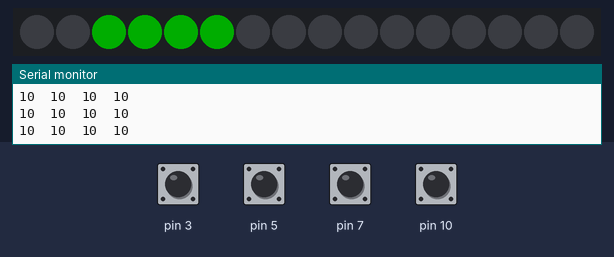
The sketch below on a simulated Arduino Uno, built with avr-gcc and run on an emulated ATmega328P. Parts: 16 RGB LEDs in strip order, left to right, the last lines printed to the serial monitor. The test bench sets the inputs (shaded band); at power-on: pin 3, pin 5, pin 7, pin 10 HIGH. Dim RGB values are drawn brighter than linear; random numbers use the default seed unless the sketch sets one.

Above: at 6.5 s.
6.6 s: pin 3 pulled LOW for 0.2 s
At 9.4 s:
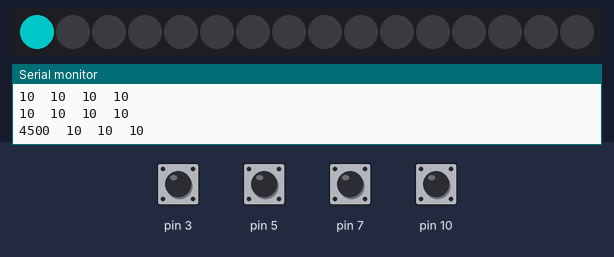
9.8 s: pin 7 pulled LOW for 1 s
At 12.0 s:
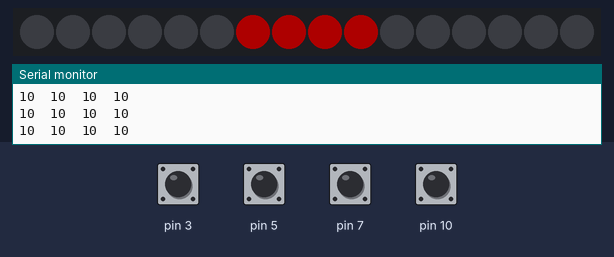
12.3 s: pin 5 pulled LOW for 0.2 s
At 14.1 s:
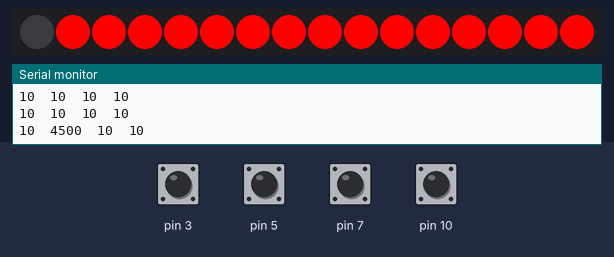
15.5 s: pin 7 pulled LOW for 1 s
At 16.68 s:
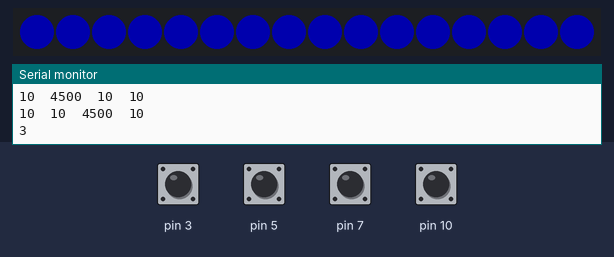
18.6 s: pin 10 pulled LOW for 0.2 s
21.8 s: pin 5 pulled LOW for 1 s
At 30.9 s:
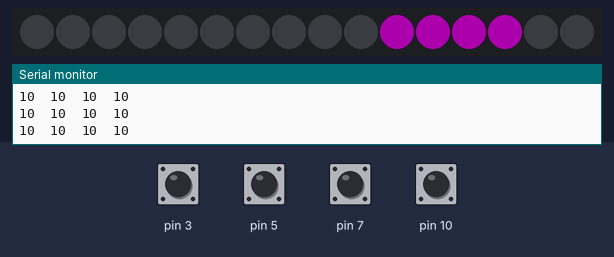

The sketch:

SimonZegtV1.1.ino
```cpp
/**
 *  Deze Code is compleet geschreven door Tom Zevering
 *  Pinouts available hier: (Voeg link toe met foto van pinouts)
 *
 */
//Libraries
#include <CapacitiveSensor.h> //Capacative sensor Library
#include <Adafruit_NeoPixel.h> //Neopixel Library

//Deze variable zijn puur om te debuggen
bool debugConsole = false;
int capTreshold = 100; //De gevoeligheid van de sensor
int mode = 0; //de startmode van de SWITCH
int zone = 1; //Word gebruikt om de zones te tracken.
bool next = true; //Word gebruikt voor het spel als controlle waarde.
int zoneOud = 0; //Word gebruikt om de randomiser te beinvloeden.
bool gedrukt;
int punten=0;
int timersnelheid=30; //Het aantal deca-seconden voordat een pin een timeout geeft omdat er niet word gedrukt.

//Capacasive sensor Benodigdheden
CapacitiveSensor sensor1 = CapacitiveSensor(2, 3); //Pin 3 sensor
CapacitiveSensor sensor2 = CapacitiveSensor(4, 5); //Pin 5 sensor
CapacitiveSensor sensor3 = CapacitiveSensor(6, 7); //Pin 7 sensor
CapacitiveSensor sensor4 = CapacitiveSensor(9, 10); //Pin 10 sensor
long measurement1;
long measurement2;
long measurement3;
long measurement4;
bool cap1;
bool cap2;
bool cap3;
bool cap4;

//NeoPixel Benodigdheden
#define PIXEL_PIN   13
#define PIXEL_COUNT 16
Adafruit_NeoPixel strip(PIXEL_COUNT, PIXEL_PIN, NEO_GRB + NEO_KHZ800);

void setup() {
  Serial.begin(9600);
  strip.begin(); // Initialize NeoPixel strip object (REQUIRED)
  strip.show();  // Initialize all pixels to 'off'
  pinMode(LED_BUILTIN, OUTPUT); //Zet de onboard Led aan
  digitalWrite(LED_BUILTIN, HIGH);
  neoPixelStartup();
}

void loop() {
  sensorMeting(); //Leest de grove waarden van de sensor.
  capacativenRegister(); //Zet de waarde van de sensor om naar boolians
  hetSpel(); //De basis code van het simon zegt spel.
}
```

Voids.ino
```cpp
void debug1() { //Als debug om de waarde te lezen.
  Serial.print(measurement1);
  Serial.print("\t");
  Serial.print(measurement2);
  Serial.print("\t");
  Serial.print(measurement3);
  Serial.print("\t");
  Serial.println(measurement4);
}


void capacativenRegister() { //Zal de boolian van de knoppen updaten.
  gedrukt = false;
  if (measurement1 > capTreshold) { //Cap 1
    cap1 = true;
    gedrukt = true;
    if (debugConsole == true) {
      Serial.println("cap1 True");
    }
  }
  else {
    cap1 = false;
  }
  if (measurement2 > capTreshold) { //Cap 2
    cap2 = true;
    gedrukt = true;
    if (debugConsole == true) {
      Serial.println("cap2 True");
    }
  }
  else {
    cap2 = false;
  }
  if (measurement3 > capTreshold) { //Cap 3
    cap3 = true;
    gedrukt = true;
    if (debugConsole == true) {
      Serial.println("cap3 True");
    }
  }
  else {
    cap3 = false;
  }
  if (measurement4 > capTreshold) { //Cap 4
    cap4 = true;
    gedrukt = true;
    if (debugConsole == true) {
      Serial.println("cap4 True");
    }
  }
  else {
    cap4 = false;
  }
  delay(40);
}


void sensorMeting() {//Leest de waardes van de sensor af
  measurement1 =  sensor1.capacitiveSensor(30);
  measurement2 =  sensor2.capacitiveSensor(30);
  measurement3 =  sensor3.capacitiveSensor(30);
  measurement4 =  sensor4.capacitiveSensor(30);
  delay(40);
  debug1(); //Deze void print alle sensorwaarden in de serial window
}

void neoPixelStartup() { //Regelt de start Cyclus van de NeoPixel
  neoPixelWipe(strip.Color(  100, 0,   0), 100);
  neoPixelWipe(strip.Color(  0, 100,   0), 50);
  neoPixelWipe(strip.Color(  0, 0,   0), 10);
  neoPixelZone2(strip.Color(  0, 200,   127), 50); //beach blue
  neoPixelZone1(strip.Color(  255, 100,   20), 50); //Goud kleur
  neoPixelZone4(strip.Color(  151, 22,   191), 50); //bronze
  neoPixelZone3(strip.Color(  200, 50,  20), 50); //amethyst
  delay(1500);
  neoPixelWipe(strip.Color(  0, 0,   0), 10);
}

//De code om de 4 individuele zones aan/ uit te zetten.
void neoPixelZone1(uint32_t color, int wait) {
  for (int i = 6; i <= 9; i++) { // For each pixel in strip...
    strip.setPixelColor(i, color);         //  Set pixel's color (in RAM)
    strip.show();                          //  Update strip to match
    delay(wait);                           //  Pause for a moment
  }
}

void neoPixelZone2(uint32_t color, int wait) {
  for (int i = 2; i <= 5; i++) { // For each pixel in strip...
    strip.setPixelColor(i, color);         //  Set pixel's color (in RAM)
    strip.show();                          //  Update strip to match
    delay(wait);                           //  Pause for a moment
  }
}

void neoPixelZone3(uint32_t color, int wait) {
  for (int i = 14; i <= 16; i++) { // For each pixel in strip...
    strip.setPixelColor(i, color);         //  Set pixel's color (in RAM)
    strip.show();                          //  Update strip to match
    delay(wait);                           //  Pause for a moment
  }
  for (int i = 0; i <= 1; i++) { // For each pixel in strip...
    strip.setPixelColor(i, color);         //  Set pixel's color (in RAM)
    strip.show();                          //  Update strip to match
    delay(wait);                           //  Pause for a moment
  }
}

void neoPixelZone4(uint32_t color, int wait) {
  for (int i = 10; i <= 13; i++) { // For each pixel in strip...
    strip.setPixelColor(i, color);         //  Set pixel's color (in RAM)
    strip.show();                          //  Update strip to match
    delay(wait);                           //  Pause for a moment
  }

}

void neoPixelWipe(uint32_t color, int wait) {
  for (int i = 0; i <= strip.numPixels(); i++) { // For each pixel in strip...
    strip.setPixelColor(i, color);         //  Set pixel's color (in RAM)
    strip.show();                          //  Update strip to match
    delay(wait);                           //  Pause for a moment
  }
}

void neoPixelController(int mode, bool next) {
  switch (mode) {
    case 1:
      neoPixelZone1(strip.Color(  50, 0,   0), 10);    // Black/off
      neoPixelZone2(strip.Color(  0, 0,   0), 10);
      neoPixelZone3(strip.Color(  0, 0,   0), 10);
      neoPixelZone4(strip.Color(  0, 0,   0), 10);
      next = false;
      break;
    case 2:
      neoPixelZone2(strip.Color(  0, 50,   0), 10);    // Groen
      neoPixelZone1(strip.Color(  0, 0,   0), 10);
      neoPixelZone3(strip.Color(  0, 0,   0), 10);
      neoPixelZone4(strip.Color(  0, 0,   0), 10);
      next = false;
      break;
    case 3:
      neoPixelZone3(strip.Color(  0, 0,   50), 10);    // Blauw
      neoPixelZone1(strip.Color(  0, 0,   0), 10);
      neoPixelZone2(strip.Color(  0, 0,   0), 10);
      neoPixelZone4(strip.Color(  0, 0,   0), 10);
      next = false;
      break;
    case 4:
      neoPixelZone4(strip.Color(  50, 0,   50), 10);    // Paars
      neoPixelZone1(strip.Color(  0, 0,   0), 10);
      neoPixelZone2(strip.Color(  0, 0,   0), 10);
      neoPixelZone3(strip.Color(  0, 0,   0), 10);
      next = false;
      break;
  }
}

//De basiscode van het spelletje, hier word de zone gekozen
//en gecontrolleerd of de juiste knop is aangeraakt
void hetSpel() {
  zoneOud = zone; //Deze code kiest een random zone, en zal de kans op een dubbelle zone verkleinen.
  zone = random(1, 5);
  if (zone = zoneOud) {
    zone = random(1, 5);
  }
  Serial.println(zone);

  while (cap1 == true && cap2 == true && cap3 == true && cap4 == true) {
    foutAntwoord(); //Deze code weerhoud je er van alle 4 de knoppen tegelijkertijd in te drukken.
  }
  if (zone == 1) {
    neoPixelController(1, true); //neoPixelController(int "Zone", bool "true");
    int timer = timersnelheid; //zet de waarde voor de timeout pin
    while (gedrukt == false) {
      sensorMeting(); //Leest de grove waarden van de sensor.
      capacativenRegister(); //Zet de waarde van de sensor om naar boolians
      timer--;
      if (timer <= 0) {
        break;
        foutAntwoord();
      }
    }
    if (cap1 == true) {
      neoPixelWipe(strip.Color(  100, 0,   0), 5);
      goedAntwoord();
      delay(100);
    }
    else {
      foutAntwoord();
    }
    neoPixelWipe(strip.Color(  20, 20,   20), 5);
    delay(100);
  }
  if (zone == 2) {
    neoPixelController(2, true); //neoPixelController(int "Zone", bool "true");
    int timer = timersnelheid; //zet de waarde voor de timeout pin
    while (gedrukt == false) {
      sensorMeting(); //Leest de grove waarden van de sensor.
      capacativenRegister(); //Zet de waarde van de sensor om naar boolians
      timer--;
      if (timer <= 0) {
        break;
        foutAntwoord();
      }
    }
    if (cap2 == true) {
      neoPixelWipe(strip.Color(  0, 100,   0), 5);
      goedAntwoord();
      delay(100);
    }
    else {
      foutAntwoord();
    }
    neoPixelWipe(strip.Color(  20, 20,   20), 5);
    delay(100);
  }
  if (zone == 3) {
    neoPixelController(3, true); //neoPixelController(int "Zone", bool "true");
    int timer = timersnelheid; //zet de waarde voor de timeout pin
    while (gedrukt == false) {
      sensorMeting(); //Leest de grove waarden van de sensor.
      capacativenRegister(); //Zet de waarde van de sensor om naar boolians
      timer--;
      if (timer <= 0) {
        break;
        foutAntwoord();
      }

    }
    if (cap3 == true) {
      neoPixelWipe(strip.Color(  0, 0,   50), 5);
      goedAntwoord();
      delay(100);
    }
    else {
      foutAntwoord();
    }

    neoPixelWipe(strip.Color(  20, 20,   20), 0);
    delay(100);
  }
  if (zone == 4) {
    neoPixelController(4, true); //neoPixelController(int "Zone", bool "true");
    int timer = timersnelheid; //zet de waarde voor de timeout pin
    while (gedrukt == false) {
      sensorMeting(); //Leest de grove waarden van de sensor.
      capacativenRegister(); //Zet de waarde van de sensor om naar boolians
      timer--;
      if (timer <= 0) {
        break;
        foutAntwoord();
      }
    }
    if (cap4 == true) {
      neoPixelWipe(strip.Color(  50, 0,   50), 5);
      goedAntwoord();
      delay(100);
    }
    else {
      foutAntwoord();
    }
    neoPixelWipe(strip.Color(  20, 20,   20), 0);
    delay(100);
  }
}

void goedAntwoord() {
  punten++;
}


void foutAntwoord() { //Laat het aantal punten zien na een fout antwoord.
  neoPixelWipe(strip.Color(  255, 0,   0), 5);
  delay(1500);
  neoPixelWipe(strip.Color(  0, 0,   0), 5);
  punten - 1;
  neoPixelWipeCustom(strip.Color(  0,  100,    100), 200, punten);
  neoPixelWipeCustom(strip.Color(  100, 50,   10), 250, punten - 16);
  neoPixelWipeCustom(strip.Color(  200, 50,  20), 300, punten - 32);
  neoPixelWipeCustom(strip.Color(  0, 200,   127), 400, punten - 48);
  neoPixelWipeCustom(strip.Color(  255, 0,   255), 500, punten - 54);
  delay(1500);
  punten = 0;
}
void neoPixelWipeCustom(uint32_t color, int wait, int x) {
  for (int i = 0; i <= x && i <= 16; i++) { // For each pixel in strip...
    strip.setPixelColor(i, color);         //  Set pixel's color (in RAM)
    strip.show();                          //  Update strip to match
    delay(wait);                           //  Pause for a moment
  }
}
```
